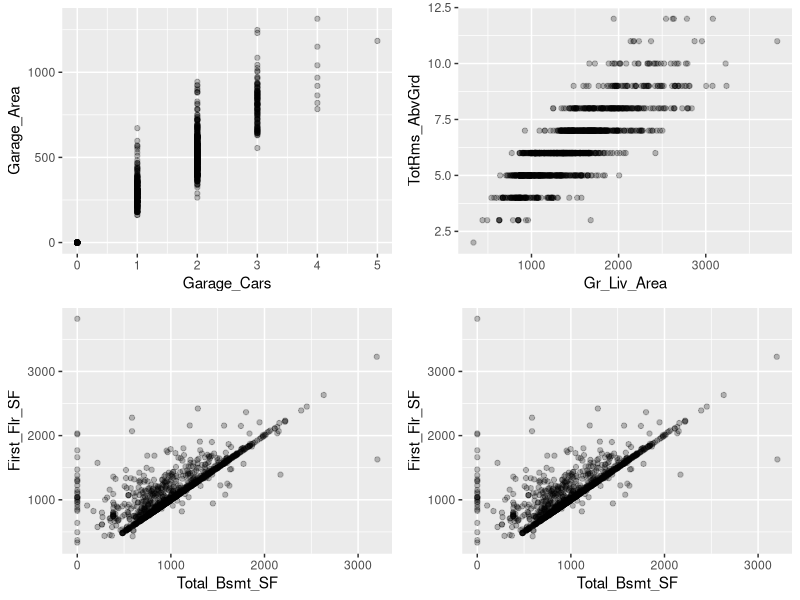
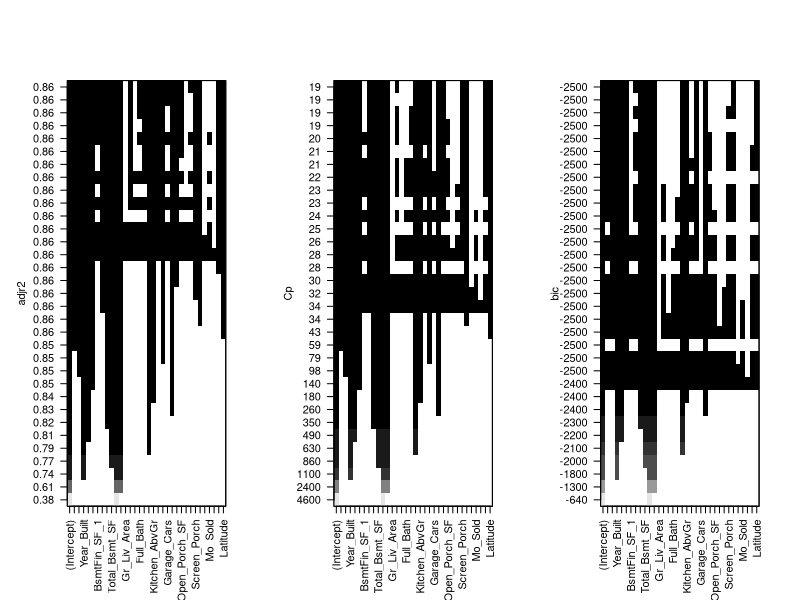
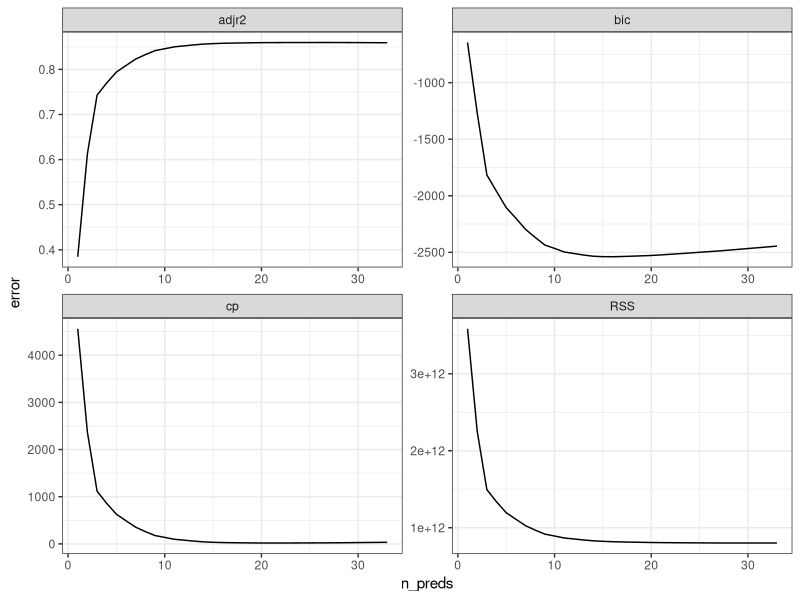

Write R code to recreate these figures, in order.
## ---- chunk 1
knitr::opts_chunk$set(echo = TRUE)
library(tidyverse)
## ---- chunk 2
house<-read_csv("house_train.csv")
## ---- chunk 3
set.seed(10)
library(rsample)
house_part <- initial_split(house)
house_trn <- training(house_part)
house_tst <- testing(house_part)
## ---- chunk 4
house_trn %>% select(is.numeric ) %>% #Selects just numeric variables
  cor() %>% #Computes pairwise correlations
  as.data.frame() %>% #Converts matrix to data frame
  rownames_to_column( "variable") %>% #uses row names as first column
  pivot_longer(!variable)  %>% #Converts to tidy frame with 1 column for correlation
  filter(name != variable) %>% #Removes correlations between variable and itself
  mutate(R2 = value^2) %>% #Computes R^2, which is always between 0 and 1
  arrange(desc(R2)) #sorts in decreasing order of correlation strength
## ---- chunk 5
library(gridExtra)
g1<- house_trn %>% ggplot(aes(x = Garage_Cars, y= Garage_Area))+geom_point(alpha = .25)
g2<- house_trn %>% ggplot(aes(x = Gr_Liv_Area, y= TotRms_AbvGrd))+geom_point(alpha = .25)
g3<- house_trn %>% ggplot(aes(x = Total_Bsmt_SF, y= First_Flr_SF))+geom_point(alpha = .25)
g4<- house_trn %>% ggplot(aes(x = Second_Flr_SF, y= Gr_Liv_Area))+geom_point(alpha = .25)

grid.arrange(g1,g2,g3,g3, nrow =2)
## ---- chunk 6
library(leaps)
house_trn_num <- house_trn %>% select(is.numeric)

back_elim <- regsubsets(Sale_Price ~., data= house_trn_num, really.big=T, method = "backward", nvmax = 33)
## ---- chunk 7
par(mfrow=c(1,3))
plot(back_elim, scale = "adjr2")
plot(back_elim, scale = "Cp")
plot(back_elim, scale = "bic")
## ---- chunk 8
back_elim_metrics <- data.frame(
  RSS = summary(back_elim)$rss,
  adjr2 = summary(back_elim)$adjr2,
  cp = summary(back_elim)$cp,
  bic = summary(back_elim)$bic,
  n_preds = 1:33
)
## ---- chunk 9
back_elim_metrics %>% 
  pivot_longer(!n_preds, names_to = "metric", values_to = "error") %>% 
  ggplot(aes(x = n_preds, y = error )) + 
  geom_line( ) +
  facet_wrap(~metric, scales = "free")+
  theme_bw()
## ---- chunk 10
back_elim_metrics %>% 
  summarize(
    min_rss = which.min(RSS),
    max_adjr2 = which.max(adjr2),
    min_cp =which.min(cp),
    min_bic =which.min(bic)
  )
## ---- chunk 11
adjr2_names <- names(coef(back_elim, 24)[-1])
adjr2_formula <- reformulate(adjr2_names, response = "Sale_Price")
house24 <- lm(adjr2_formula, data = house_trn_num)

cp_names <- names(coef(back_elim, 21)[-1])
cp_formula <- reformulate(cp_names, response = "Sale_Price")
house21 <- lm(cp_formula, data = house_trn_num)

bic_names <- names(coef(back_elim, 15)[-1])
bic_formula <- reformulate(bic_names, response = "Sale_Price")
house15 <- lm(bic_formula, data = house_trn_num)

house_full <- lm(Sale_Price ~ ., house_trn_num)
## ---- chunk 12
house_tst_num <- house_tst %>% select(is.numeric)
get_rmse <- function(mod){
  preds <- predict(mod, house_tst_num)
  rmse <- sqrt(mean((house_tst_num$Sale_Price - preds)^2))
  rmse
}
## ---- chunk 13
data.frame(n_preds = c(15, 21, 24, 33), rMSE = c(
  get_rmse(house15),
  get_rmse(house21),
  get_rmse(house24),
  get_rmse(house_full)
)) %>% 
  arrange(rMSE)
## ---- chunk 14
#This function creates your linear model. I will apply it to the results of FirstName_LastName_processing(house_train)

Nate_Wells_model <- function(training_data){ 
  library(tidyverse)     ## Load whatever packages you need
  my_mod <- lm(Sale_Price ~ Lot_Frontage + Lot_Area + Year_Built + Year_Remod_Add + 
    Mas_Vnr_Area + BsmtFin_SF_2 + Bsmt_Unf_SF + Total_Bsmt_SF + 
    Gr_Liv_Area + Bedroom_AbvGr + Kitchen_AbvGr + Garage_Area + 
    Wood_Deck_SF + Screen_Porch + Latitude, data = training_data)    ## Create your model. Replace 1 with your actual model formula. Do not replace "training_data"
  my_mod      ##return your model as output
}
## ---- chunk 15
# This function makes predictions for the Sale_Price of houses. 
# I will apply it to the results of FirstName_LastName_processing(house_test) and FirstName_LastName_model(house_train)


Nate_Wells_predictions <- function(model, test_data){ 
  library(tidyverse)     ## Load whatever packages you need
  my_preds <- predict(model, test_data)   ## Make predictions based on your model. Don't change this line.
  my_preds      ##return your predictions as output
}
## ---- chunk 16
#This function performs data processing. Anything you do to the training set must be repeated on the test set.
# I will apply this function to the test and training data

FirstName_LastName2_processing <- function(my_data){
  library(tidyverse) ## Load whatever packages you need
  processed_data <- my_data %>% mutate(Sale_Price = Sale_Price) ## Include all relevant processing steps. The included step is just a placeholder example
  processed_data ## returns the processed data as output
}
## ---- chunk 17
#This function creates your linear model. I will apply it to the results of FirstName_LastName_processing(house_train)

FirstName_LastName2_model <- function(training_data){ 
  library(tidyverse)     ## Load whatever packages you need
  my_mod <- lm(Sale_Price ~ 1, data = training_data)    ## Create your model. Replace 1 with your actual model formula. Do not replace "training_data"
  my_mod      ##return your model as output
}
## ---- chunk 18
# This function makes predictions for the Sale_Price of houses. 
# I will apply it to the results of FirstName_LastName_processing(house_test) and FirstName_LastName_model(house_train)
# If you performed any transformations on the response variable, you must transform the predicted values back into Sale_Price

FirstName_LastName2_predictions <- function(model, test_data){ 
  library(tidyverse)     ## Load whatever packages you need
  my_preds <- predict(model, test_data)   ## Make predictions based on your model. Don't change this line.
  my_preds<- my_preds*1 ## Transform your model predictions back to the original units for Sale_Price, if necessary
  my_preds      ##return your predictions as output
}
